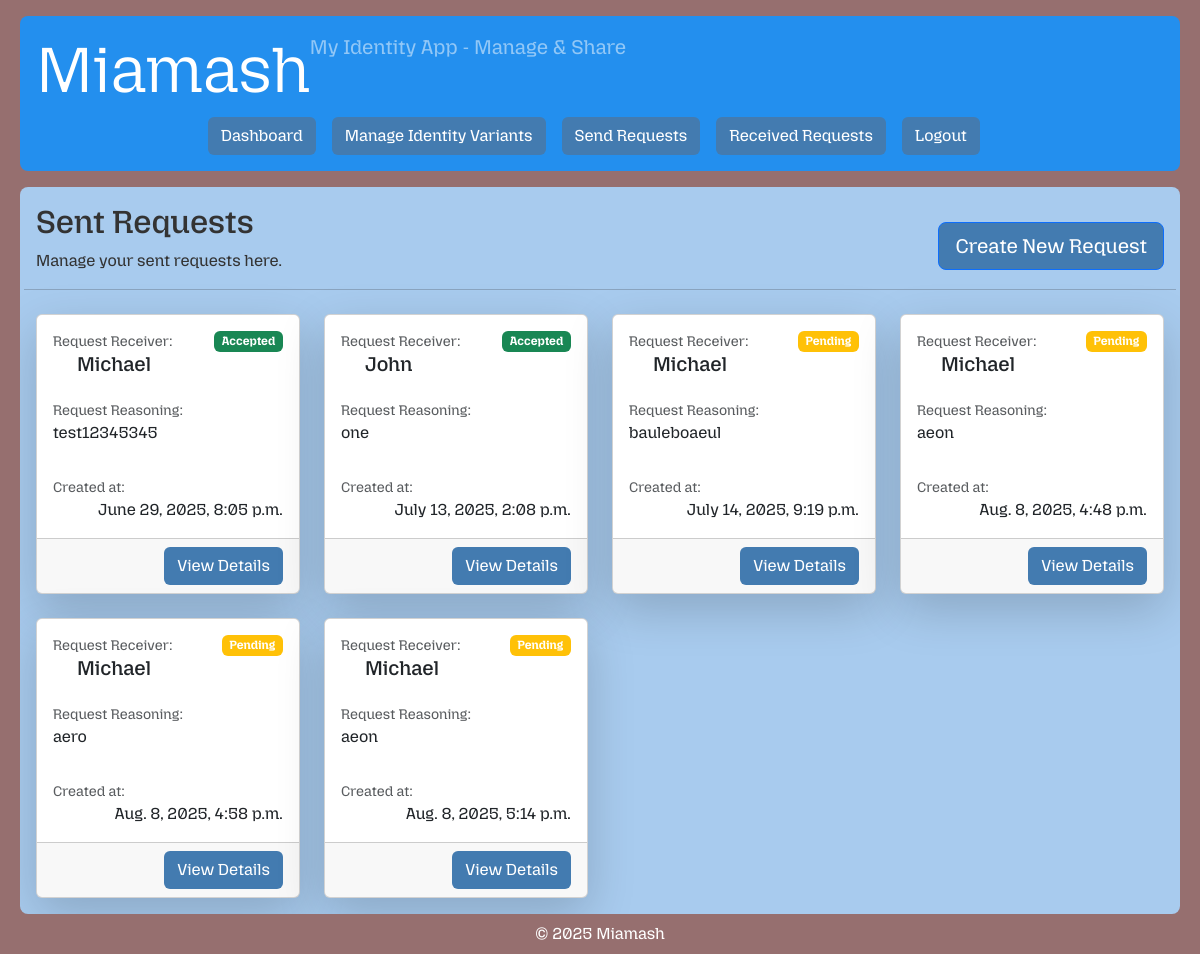
The app's page /request/send/ (signed in) with its own data.
### core/models.py (models this page shows, shortened)
class Request(models.Model):
    sender = models.ForeignKey(User, on_delete=models.CASCADE, related_name='requests_sent')
    receiver = models.ForeignKey(User, on_delete=models.CASCADE, related_name='requests_received')
    request_reasoning = models.TextField(blank=True)
    created_at = models.DateTimeField(auto_now_add=True)
    class Status(models.TextChoices):
        PENDING = 'pending', 'Pending'
        ACCEPTED = 'accepted', 'Accepted'
        DENIED = 'denied', 'Denied'
    status = models.CharField(max_length=10, choices=Status.choices, default=Status.PENDING)

### web/views.py (the view)
# urls.py: path('request/send/', RequestSendListView.as_view(), name='request-send-list'),
class RequestSendListView(RequestSenderPermissionMixin, ListView):
    template_name = 'web/private/request_send_list.html'
    context_object_name = 'send_requests'

### web/permissions.py (called while the page is built)
    def get_queryset(self):
        return self.model.objects.filter(sender=self.request.user)

### web/templates/web/private/request_send_list.html (shortened to what this page needs)
{% extends "web/private/base.html" %}
{% block content %}
    <div class="row align-items-center mb-2">
        <div class="col">
            <h2>Sent Requests</h2>
            <p>Manage your sent requests here.</p>
        </div>
        <div class="col-auto">
            <a class="btn btn-primary btn-lg" href="{% url 'request-send-create' %}">Create New Request</a>
        </div>
        <hr>
    </div>
    {% if send_requests %}
        <div class="row row-cols-1 row-cols-sm-1 row-cols-md-2 row-cols-lg-3 row-cols-xl-4 row-cols-xxl-5  g-4">
            {% for request in send_requests %}
                <div class="col">
                    <div class="card h-100 mb-3 shadow-lg">
                        <div class="card-body d-flex flex-column">
                            <div class="d-flex justify-content-between">
                                <div>
                                    <p class="text-muted mb-0 small">Request Receiver:</p>
                                </div>
                                {% if request.status == "pending" %}
                                    <span class="badge bg-warning">Pending</span>
                                {% endif %}
                                {% if request.status == "accepted" %}
                                    <span class="badge bg-success">Accepted</span>
                                {% endif %}
                            </div>
                            <h5 class="card-text ps-4 ">{{ request.receiver }}</h5>
                            <p class="text-muted mb-0 mt-3 small">Request Reasoning:</p>
                            <p class="card-text">{{ request.request_reasoning }}</p>
                            <div class="flex-grow-1"></div>
                            <p class="text-muted mb-0 small">Created at:</p>
                            <p class="card-text text-end">{{ request.created_at }}</p>
                        </div>
                        <div class="card-footer text-end">
                            <a class="btn text-white" href="{% url 'request-send-detail' request.id %}">View Details</a>
                        </div>
                    </div>
                </div>
            {% endfor %}
        </div>
    {% else %}
        <p>No sent requests at the moment... Make one now!</p>
    {% endif %}
{% endblock %}

### web/static/css/private/base.css (style rules this page uses)
body { font-family: 'MozillaHeadline', Arial, sans-serif; color: #333; background-color: #966f6f; height: 100vh; display: flex; flex-direction: column; }
.btn { background-color: #437bb0; color: white; }

### records on screen
Request: status "Accepted", receiver "Michael", request_reasoning "test12345345", created_at "June 29, 2025, 8:05 p.m."
Request: status "Accepted", receiver "John", request_reasoning "one", created_at "July 13, 2025, 2:08 p.m."
Request: status "Pending", receiver "Michael", request_reasoning "bauleboaeul", created_at "July 14, 2025, 9:19 p.m."
Request: status "Pending", receiver "Michael", request_reasoning "aeon", created_at "Aug. 8, 2025, 4:48 p.m."
Request: status "Pending", receiver "Michael", request_reasoning "aero", created_at "Aug. 8, 2025, 4:58 p.m."
Request: status "Pending", receiver "Michael", request_reasoning "aeon", created_at "Aug. 8, 2025, 5:14 p.m."
